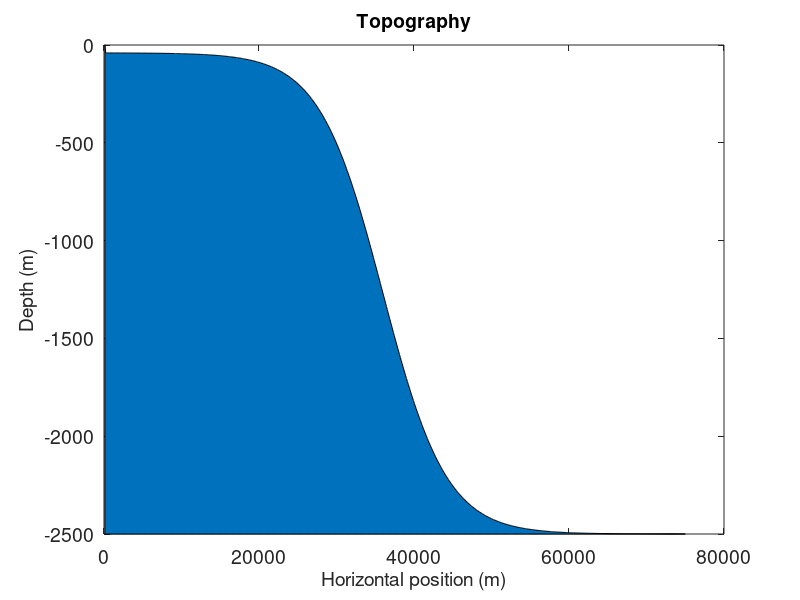
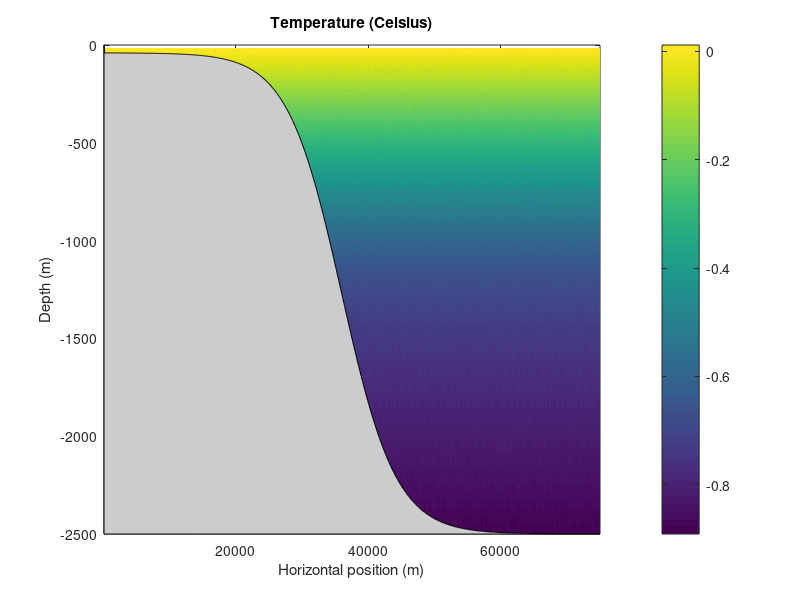
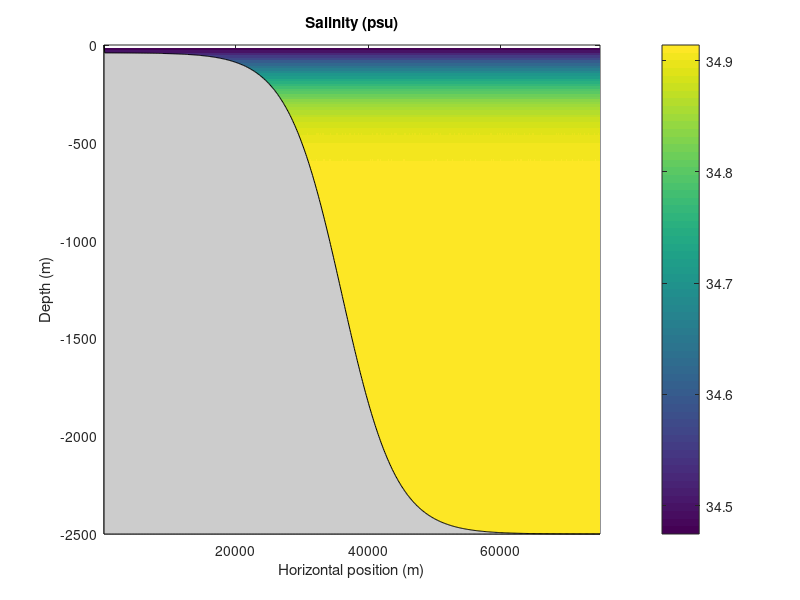

Recreate these plots in MATLAB, in order.
% This is a matlab script that generates the input data
% variable x resolution
clear all
close all

prec='real*8';
ieee='b';

% Dimensions of grid
%nx=80;
nx=640;
ny=1;
nz=120;
% Nominal depth of model (meters)
H=2500.0;
% Size of domain
Lx=75.0e3;

% Horizontal resolution (m)
%Variable resolution
res1=2*Lx/(3*nx);
L1=Lx/2;
L2=Lx - L1;
n2=nx - (L1/res1);
res2=L2/n2;
A=res2 - res1;
iswitch1=L1/(res1);
width=40;
dx=zeros(nx,1);
for i=1:nx
    dx(i) = res1*1.43982 + 0.06*A*( tanh( (i-iswitch1)/width) + 1);
%dx(i) = Lx/nx;
end

%Vertical resolution (m)
res1z=2*H/(3*nz);
H1 =H/2;
H2 =H - H1;
n2z =nz - (H1/res1z);
res2z=H2/n2z;
Az = res2z-res1z;
% in gendata_Kara1 iswitchz =H1/(res1z);
iswitchz =H1/(res1z);
widthz=10;
dz = zeros(nz,1)
for i=1:nz
    dz(i) =res1z*.95+0.5408*Az*(tanh((i-iswitchz)/widthz)+1);
    %in gendata_Kara1 dz(i) =res1z/4+1.2*Az*(tanh((i-iswitchz)/widthz)+1);

end


x=zeros(nx,1);
x(1) = dx(1);
for i=2:nx
x(i)=x(i-1) + dx(i);
end

z=zeros(nz,1);
z(1) =-dz(1);
for i=2:nz
    z(i)=(z(i-1)-dz(i));
end

fid=fopen('dx.bin','w',ieee); fwrite(fid,dx,prec); fclose(fid);
%fid=fopen('dz.bin','w',ieee); fwrite(fid,dz,prec); fclose(fid);
dy = Lx/nx

% Flux
Qo=500;
SFo=0.0372;

% Stratification
gravity=9.81;
talpha=2.0e-4;
sbeta=7.4e-4;
N2=0.0000013; %0 for no stratification
Tz=N2/(gravity*talpha);
Sz=N2/(gravity*sbeta);


%Tanh function for cooling
xswitch = 2.2e4+ Lx/2.0;
qwidth = .5e3;
Q=0.0*rand([nx,ny]);
for i=1:nx
Q(i,:) = Q(i,:) + Qo*0.5*(tanh((Lx-x(i)-xswitch)/qwidth) + 1);
%Q(i,:) = Q(i,:) + Qo*0.5*(tanh((x(i)-xswitch)/qwidth) + 1);
end
fid=fopen('Qnet.forcing','w',ieee); fwrite(fid,Q,prec); fclose(fid);

%Tanh function for salinity forcing
%negative for increasing SSS
xswitch = 2.2e4 + Lx/2.0;
sfwidth = 0.5e3;
SF=0.0*rand([nx,ny]);
for i=1:nx
SF(i,:) = -(SF(i,:) + SFo*0.5*(tanh((Lx-x(i)-xswitch)/sfwidth) + 1));
%Q(i,:) = Q(i,:) + Qo*0.5*(tanh((x(i)-xswitch)/qwidth) + 1);
end
fid=fopen('SF.forcing','w',ieee); fwrite(fid,SF,prec); fclose(fid);

% Temperature profile
i = 1:1:nz;
Tref = 1.5516 - 1.5414*(tanh(i/179.2610)+1);
fid =fopen('Tref.init','w',ieee); fwrite(fid,Tref,prec); fclose(fid);
[sprintf('Tref =') sprintf(' %8.6g,',Tref)]

%Sponge BC
Uref=Tref*0;
Vref=Tref*0;
fid =fopen('Uref.init','w',ieee); fwrite(fid,Uref,prec); fclose(fid);
fid =fopen('Vref.init','w',ieee); fwrite(fid,Vref,prec); fclose(fid);

%t = 0.25*rand([nx,ny,nz]);
t=0.01*rand([nx,ny,nz]);

for k=1:nz
 t(:,:,k) = t(:,:,k) + Tref(k);
end
fid=fopen('T.init','w',ieee); fwrite(fid,t,prec); fclose(fid);

%Salinity profile
i = 1:1:nz;
Sref=33.9831+0.4654*(tanh(i/17.9459)+1);
fid=fopen('Sref.init','w',ieee); fwrite(fid,Sref,prec); fclose(fid);
s=0.0001*rand([nx,ny,nz]);
for k=1:nz
    s(:,:,k)=s(:,:,k)+Sref(k);
end
fid=fopen('S.init','w',ieee); fwrite(fid,s,prec); fclose(fid);

% Sloping channel
% tanh function for slope
slope=0.15
offset=1.5e3 + Lx/2.0;
dmax=-40.0;
h1=dmax;
h2=-H;
hdiff=(h1-h2);
xwidth=hdiff/(2.0*slope);
d=0.0*rand([nx,ny]);
for i=1:nx
for j=1:ny
d(i,j) = hdiff/2*(tanh((Lx-x(i)-offset)/xwidth) + 1) - H;
end
end
d(1,:)=0.0;
fid=fopen('topog.slope','w',ieee); fwrite(fid,d,prec); fclose(fid);

pressure = -9.81*1035*z/10000;
pressure = repmat(pressure,[1 nx]);
pressure = reshape(pressure',nx,1,nz);



figure(101)
area(x,d(:,1),-2500); 
set(gca,'Fontsize',14); xlabel('Horizontal position (m)','Fontsize',14)
ylabel('Depth (m)','Fontsize',14); title('Topography','Fontsize',14)

figure(102)
pcolor(x,z,squeeze(t)'); shading flat;
set(gca,'Ydir','Normal')
colorbar; title('Temperature (Celsius)')
xlabel('Horizontal position (m)')
ylabel('Depth (m)'); 
hold on; 
h =area(x,d(:,1),-2500);
set(h,'Facecolor',[0.8 0.8 0.8]);
caxis([-0.8909 0.0116]);

figure(103)
pcolor(x,z,squeeze(s)'); shading flat;
set(gca,'Ydir','Normal')
colorbar; title('Salinity (psu)')
xlabel('Horizontal position (m)')
ylabel('Depth (m)'); 
hold on; 
hh =area(x,d(:,1),-2500); 
set(hh,'FaceColor',[0.8 0.8 0.8]);
caxis([34.4744 34.9140]);
